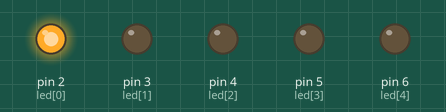
Bench run of a sketch on a simulated Arduino Uno, built with avr-gcc and run on an emulated ATmega328P. On the bench: output pins drawn as LEDs (lit = HIGH).

Above: at 0.2 s.
At 1.2 s:
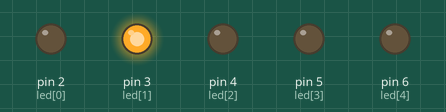
At 2.7 s:
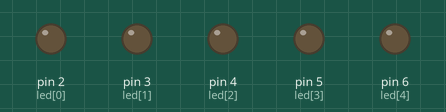
At 4.2 s:
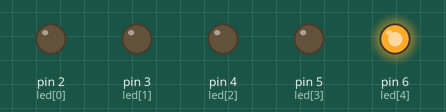
At 6.2 s:
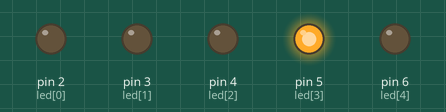
At 12.2 s:
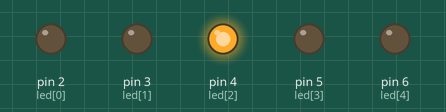
Timing chart, 0 to 13.0 s (numbered marks = the images above):
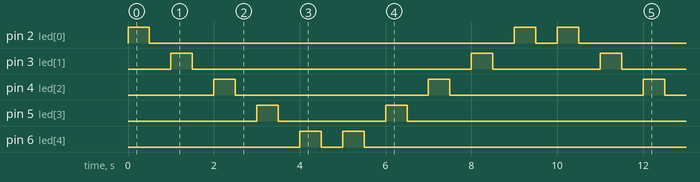

The sketch:

lab1a.ino
```cpp
int led[] = {2, 3, 4, 5, 6}; // LED pin numbers

void setup() {
  for (int i = 0; i < 5; i++) {
    pinMode(led[i], OUTPUT);
  }
}

void loop() {
  for (int i = 0; i < 5; i++) {
    digitalWrite(led[i], HIGH);
    delay(500);          // ON delay for all LEDs
    digitalWrite(led[i], LOW);
    delay(500);
  }
    for (int i = 4; i >=0 ; i--) {
    digitalWrite(led[i], HIGH);
    delay(500);          // ON delay for all LEDs
    digitalWrite(led[i], LOW);
    delay(500); // OFF delay for all LEDs
    }
}
```

Measured:
- by itself, pin 2 (led[0]): repeats every 10.0 s: LOW 8.5 s, HIGH 0.50 s, LOW 0.50 s, HIGH 0.50 s
- by itself, pin 3 (led[1]): repeats every 10.0 s: LOW 6.5 s, HIGH 0.50 s, LOW 2.5 s, HIGH 0.50 s
- by itself, pin 4 (led[2]): alternates HIGH for 0.50 s and LOW for 4.5 s
- by itself, pin 5 (led[3]): repeats every 10.0 s: LOW 2.5 s, HIGH 0.50 s, LOW 6.5 s, HIGH 0.50 s
- by itself, pin 6 (led[4]): repeats every 10.0 s: LOW 0.50 s, HIGH 0.50 s, LOW 8.5 s, HIGH 0.50 s
